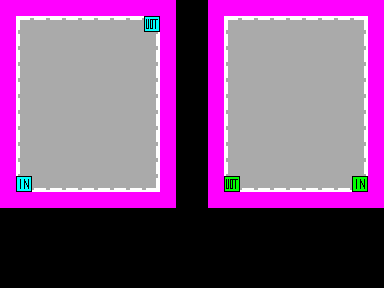

The image is a tile-based game level rendered from a .tmx file. Its description and complete source (layers, tilesets, objects, tile grids) follow:
An orthogonal 24x18 tile map with 16x16 px tiles, 2 tile layers (Tile Layer 1, Tile Layer 2), 2 tilesets.

<map version="1.0" tiledversion="1.0.3" orientation="orthogonal" renderorder="right-down" width="24" height="18" tilewidth="16" tileheight="16" nextobjectid="1">
 <tileset firstgid="1" source="Old/coop.tsx" />
 <tileset firstgid="50" source="16bit.tsx" />
 <layer name="Tile Layer 1" width="24" height="18">
  <data encoding="csv">
1,1,1,1,1,1,1,1,1,1,1,0,0,0,0,0,0,0,0,0,0,0,0,0,
1,50,51,51,51,51,51,51,51,10,1,0,0,0,0,0,0,0,0,0,0,0,0,0,
1,60,61,61,61,61,61,61,61,62,1,0,0,0,0,0,0,0,0,0,0,0,0,0,
1,60,61,61,61,61,61,61,61,62,1,0,0,0,0,0,0,0,0,0,0,0,0,0,
1,60,61,61,61,61,61,61,61,62,1,0,0,0,0,0,0,0,0,0,0,0,0,0,
1,60,61,61,61,61,61,61,61,62,1,0,0,0,0,0,0,0,0,0,0,0,0,0,
1,60,61,61,61,61,61,61,61,62,1,0,0,0,0,0,0,0,0,0,0,0,0,0,
1,60,61,61,61,61,61,61,61,62,1,0,0,0,0,0,0,0,0,0,0,0,0,0,
1,60,61,61,61,61,61,61,61,62,1,0,0,0,0,0,0,0,0,0,0,0,0,0,
1,60,61,61,61,61,61,61,61,62,1,0,0,0,0,0,0,0,0,0,0,0,0,0,
1,60,61,61,61,61,61,61,61,62,1,0,0,0,0,0,0,0,0,0,0,0,0,0,
1,9,71,71,71,71,71,71,71,72,1,0,0,0,0,0,0,0,0,0,0,0,0,0,
1,1,1,1,1,1,1,1,1,1,1,0,0,0,0,0,0,0,0,0,0,0,0,0,
0,0,0,0,0,0,0,0,0,0,0,0,0,0,0,0,0,0,0,0,0,0,0,0,
0,0,0,0,0,0,0,0,0,0,0,0,0,0,0,0,0,0,0,0,0,0,0,0,
0,0,0,0,0,0,0,0,0,0,0,0,0,0,0,0,0,0,0,0,0,0,0,0,
0,0,0,0,0,0,0,0,0,0,0,0,0,0,0,0,0,0,0,0,0,0,0,0,
0,0,0,0,0,0,0,0,0,0,0,0,0,0,0,0,0,0,0,0,0,0,0,0
</data>
 </layer>
 <layer name="Tile Layer 2" width="24" height="18">
  <data encoding="csv">
0,0,0,0,0,0,0,0,0,0,0,0,0,1,1,1,1,1,1,1,1,1,1,1,
0,0,0,0,0,0,0,0,0,0,0,0,0,1,50,51,51,51,51,51,51,51,52,1,
0,0,0,0,0,0,0,0,0,0,0,0,0,1,60,61,61,61,61,61,61,61,62,1,
0,0,0,0,0,0,0,0,0,0,0,0,0,1,60,61,61,61,61,61,61,61,62,1,
0,0,0,0,0,0,0,0,0,0,0,0,0,1,60,61,61,61,61,61,61,61,62,1,
0,0,0,0,0,0,0,0,0,0,0,0,0,1,60,61,61,61,61,61,61,61,62,1,
0,0,0,0,0,0,0,0,0,0,0,0,0,1,60,61,61,61,61,61,61,61,62,1,
0,0,0,0,0,0,0,0,0,0,0,0,0,1,60,61,61,61,61,61,61,61,62,1,
0,0,0,0,0,0,0,0,0,0,0,0,0,1,60,61,61,61,61,61,61,61,62,1,
0,0,0,0,0,0,0,0,0,0,0,0,0,1,60,61,61,61,61,61,61,61,62,1,
0,0,0,0,0,0,0,0,0,0,0,0,0,1,60,61,61,61,61,61,61,61,62,1,
0,0,0,0,0,0,0,0,0,0,0,0,0,1,12,71,71,71,71,71,71,71,11,1,
0,0,0,0,0,0,0,0,0,0,0,0,0,1,1,1,1,1,1,1,1,1,1,1,
0,0,0,0,0,0,0,0,0,0,0,0,0,0,0,0,0,0,0,0,0,0,0,0,
0,0,0,0,0,0,0,0,0,0,0,0,0,0,0,0,0,0,0,0,0,0,0,0,
0,0,0,0,0,0,0,0,0,0,0,0,0,0,0,0,0,0,0,0,0,0,0,0,
0,0,0,0,0,0,0,0,0,0,0,0,0,0,0,0,0,0,0,0,0,0,0,0,
0,0,0,0,0,0,0,0,0,0,0,0,0,0,0,0,0,0,0,0,0,0,0,0
</data>
 </layer>
</map>
